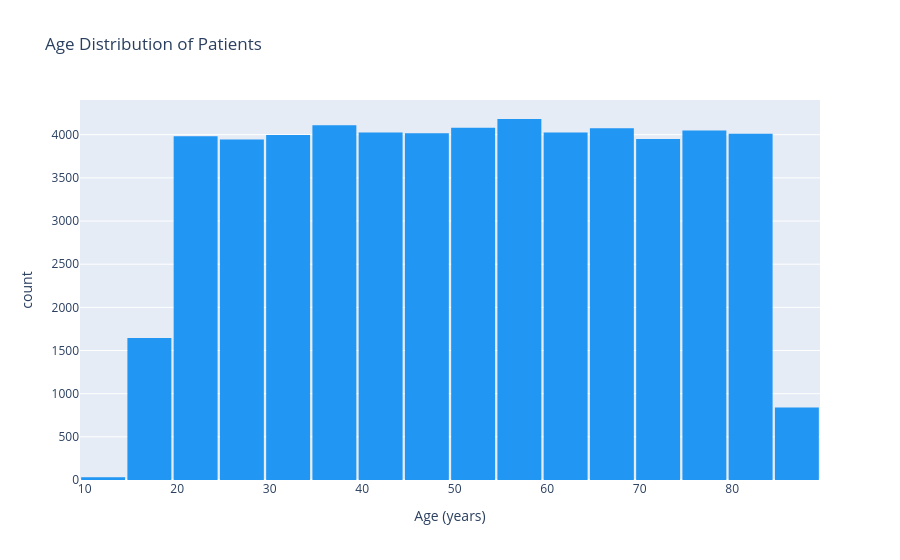

Notebook code cell kept with this figure:
### Markdown cell above
### Section 1 — Patient Demographics

We examine the age distribution, gender split, and blood type breakdown
to understand the composition of the patient population.

### Code cell
# Age distribution
fig = px.histogram(df, x='age', nbins=30,
                   title='Age Distribution of Patients',
                   labels={'age': 'Age (years)', 'count': 'Number of Patients'},
                   color_discrete_sequence=['#2196F3'])

fig.update_layout(bargap=0.05)
fig.show()

### Figure 1 — Plotly figure (JSON) as saved in the notebook; plotly's stock layout.template omitted (floating-point values rounded to 4 significant figures; data arrays with more than 128 entries replaced by an {"elided": "..."} marker saying what was removed)
{"data": [{"bingroup": "x", "hovertemplate": "Age (years)=%{x}<br>count=%{y}<extra></extra>", "legendgroup": "", "marker": {"color": "#2196F3", "pattern": {"shape": ""}}, "name": "", "nbinsx": 30, "orientation": "v", "showlegend": false, "type": "histogram", "x": {"elided": "54966 int values"}, "xaxis": "x", "yaxis": "y"}], "layout": {"bargap": 0.05, "barmode": "relative", "legend": {"tracegroupgap": 0}, "title": {"text": "Age Distribution of Patients"}, "xaxis": {"anchor": "y", "domain": [0.0, 1.0], "title": {"text": "Age (years)"}}, "yaxis": {"anchor": "x", "domain": [0.0, 1.0], "title": {"text": "count"}}}}
